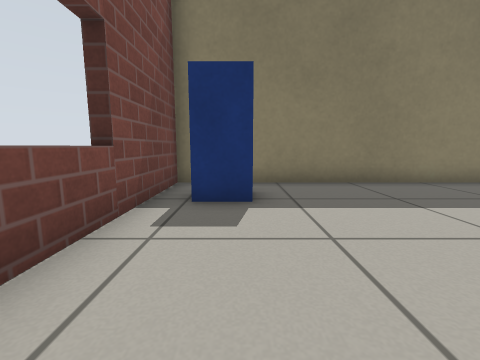
view 1 (above)

14 first-person views from a walk through a robot-simulator world made for Gazebo. The camera is 0.5 m above the floor, tilts 8° down and sees 90° across. The lines on the ground mark 1 m squares. The floor is counted in squares, 0.5 m on a side. Each view is taken from the middle of a square. On the plan, view 1 faces up. The plan holds only what a view shows up to about 10 squares ahead; the rest is blank. The robots in the file are not drawn. Simple patterns stand in for the simulator's built-in surfaces. Simple shapes stand in for some stock models.

view 2
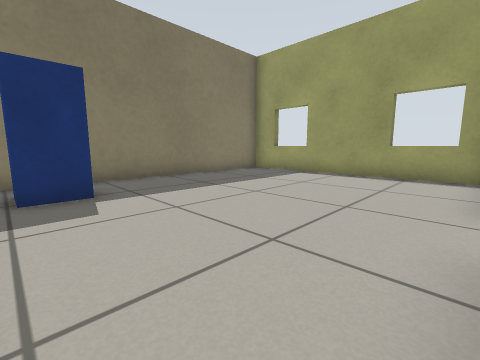

view 3
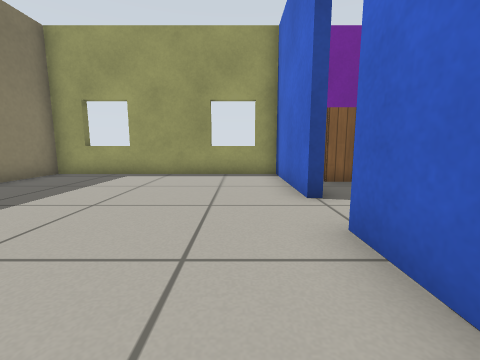

view 4
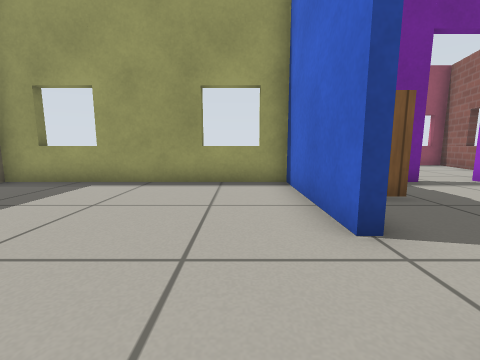

view 5
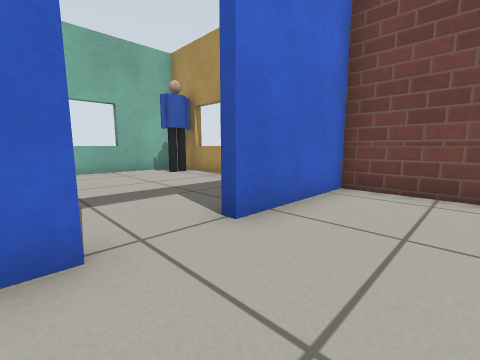

view 6
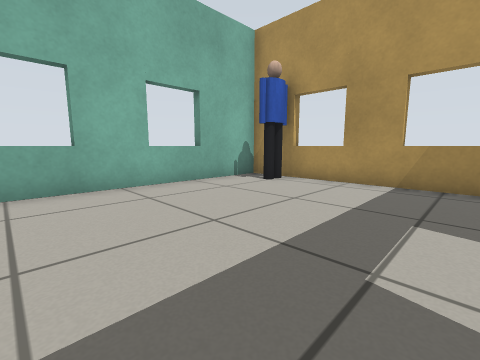

view 7
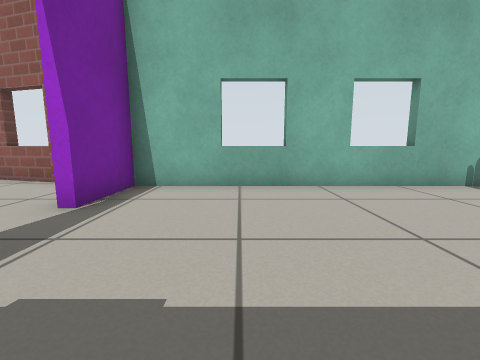

view 8
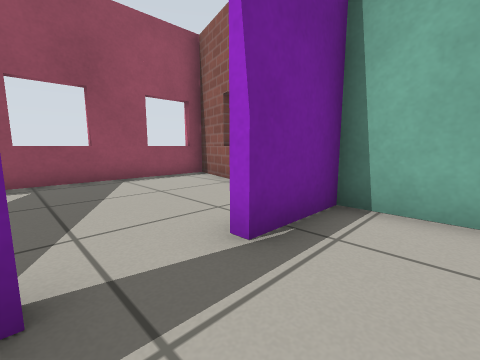

view 9
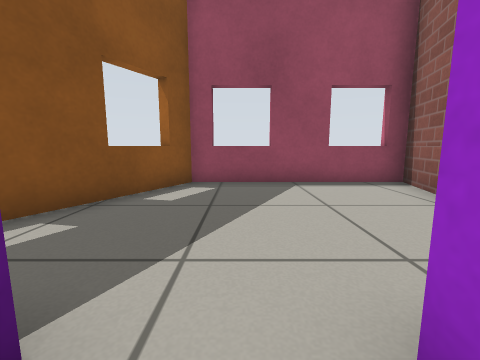

view 10
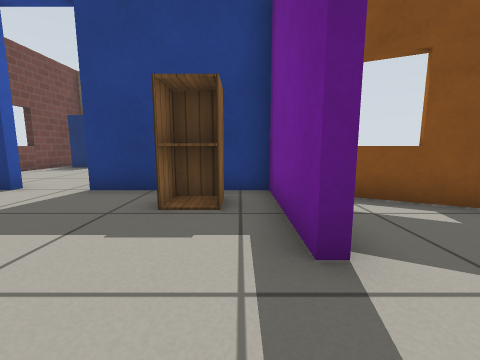

view 11
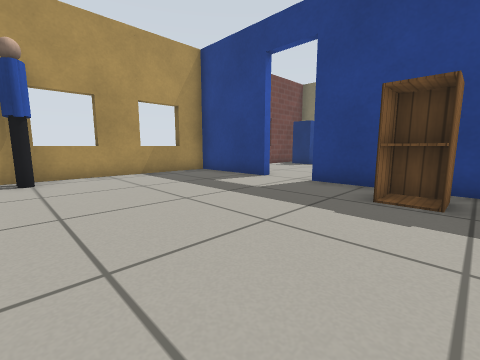

view 12
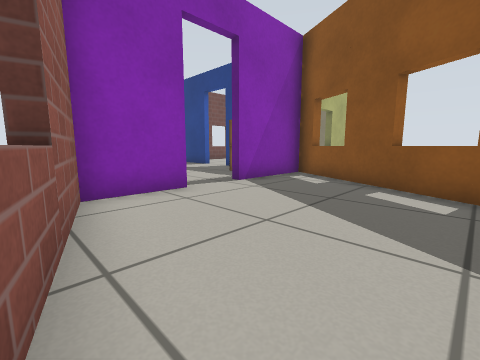

view 13
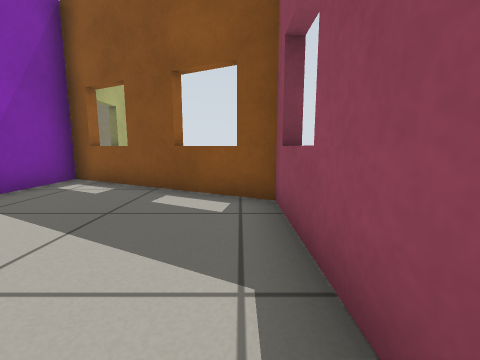

view 14
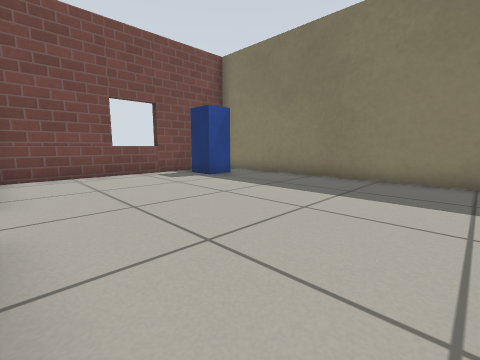

### Floor plan
Ten units are one square. View 1 is at (0, 0); x grows to the right and y downward. Boxes are objects, and circles mark ways between rooms. Rooms are numbered by the first view taken in them; rooms with no view inside come last. Other rooms are left out.
<svg viewBox="-22 -71 164 182">
<path fill="none" stroke="#000" d="M35 13 77 13 77 -66 -17 -66 -17 13 19 13M19 16 -12 16M77 51 77 16M-17 21 -17 90 77 90 77 68M78 16 35 16M80 68 80 90 137 106 137 47 80 17 80 50"/>
<rect x="-15" y="-55" width="20" height="20" fill="#bbb"><title>postbox</title></rect>
<rect x="-15" y="75" width="10" height="10" fill="#bbb"><title>person</title></rect>
<rect x="55" y="15" width="10" height="20" fill="#bbb"><title>cabinet</title></rect>
<circle cx="27" cy="13" r="3" fill="#2a7"/>
<circle cx="80" cy="55" r="3" fill="#2a7"/>
<text x="30" y="-30">1</text>
<text x="30" y="50">2</text>
<text x="110" y="70">3</text>
</svg>
Room 1 opens to room 2. Room 2 opens to room 3.

Where each view was taken, in squares from view 1:
view 1: 0 up, 0 right, facing up
view 2: 1 down, 1 left, facing up-right
view 3: 0 up, 1 left, facing right
view 4: 0 up, 1 right, facing right
view 5: 1 up, 4 right, facing down-left
view 6: 3 down, 5 right, facing down-left
view 7: 3 down, 5 right, facing down
view 8: 5 down, 6 right, facing down-right
view 9: 6 down, 7 right, facing right
view 10: 7 down, 7 right, facing up
view 11: 8 down, 7 right, facing up-left
view 12: 10 down, 13 right, facing up-left
view 13: 9 down, 13 right, facing up
view 14: 1 down, 7 right, facing up-left
